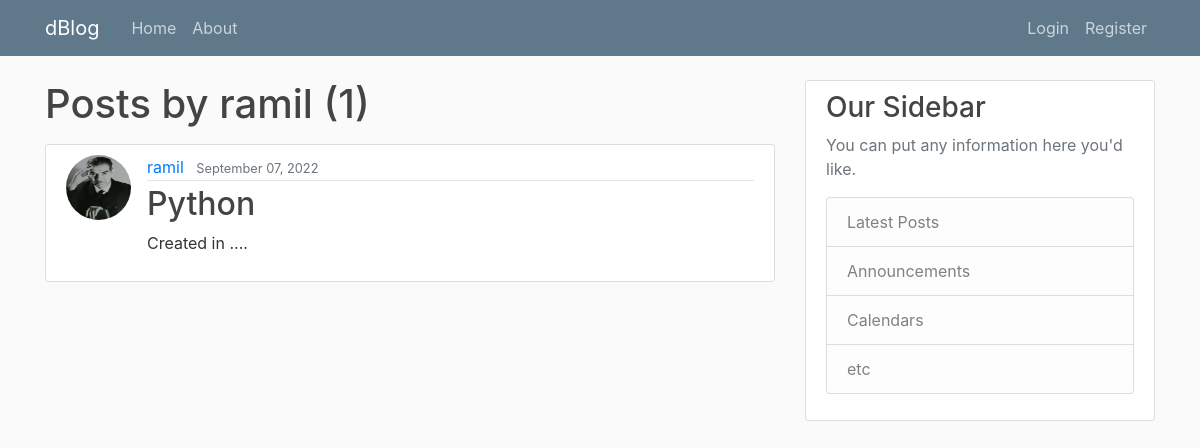
The app's page /user/ramil, older data.
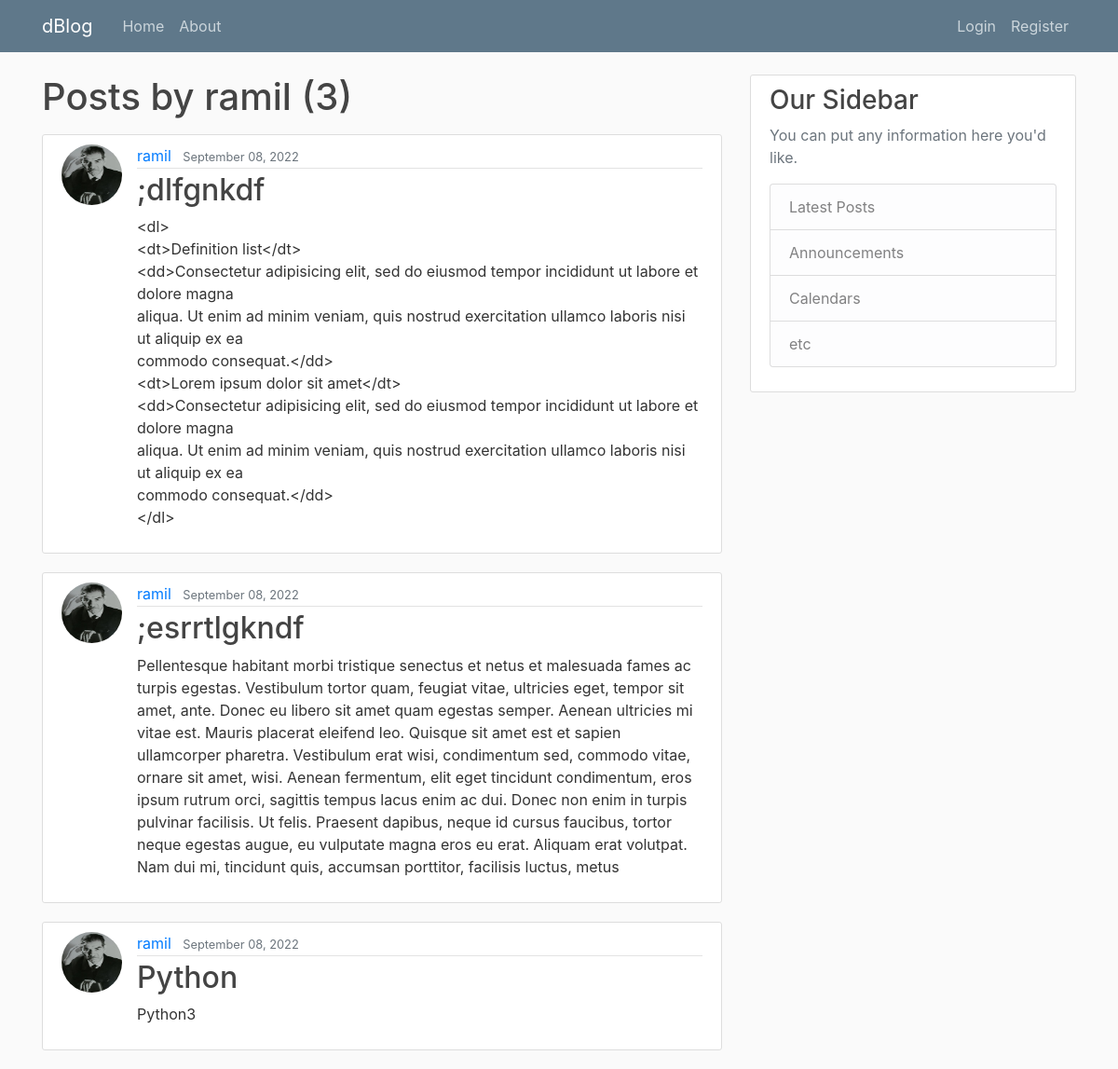
The same page, newer data.
### blog/models.py (models this page shows, shortened)
class Post(models.Model):
    title = models.CharField(max_length=100)
    content = models.TextField()
    date_posted = models.DateTimeField(default=timezone.now)
    author = models.ForeignKey(User, on_delete=models.CASCADE)

class Profile(models.Model):
    user = models.OneToOneField(User, on_delete=models.CASCADE)
    image = models.ImageField(default='default.jpg', upload_to='profile_pics')

### blog/views.py (the view)
# urls.py: path('user/<str:username>', UserPostListView.as_view(), name = 'user-posts'),
class UserPostListView(ListView):
    model = Post
    template_name = 'blog/user_posts.html'
    context_object_name = 'posts'
    paginate_by = 5
    def get_queryset(self):
        user = get_object_or_404(User, username=self.kwargs.get('username'))
        return Post.objects.filter(author=user).order_by('-date_posted')

### blog/templates/blog/user_posts.html (shortened to what this page needs)
{% extends "blog/base.html" %}
{% block content %}
    <h1 class="mb-3">Posts by {{ view.kwargs.username }} ({{ page_obj.paginator.count }})</h1>
    {% for post in posts %}
        <article class="media content-section">
          <img class="rounded-circle article-img" src="{{ post.author.profile.image.url }}">
          <div class="media-body">
            <div class="article-metadata">
              <a class="mr-2" href="{% url 'user-posts' post.author.username %}">{{ post.author }}</a>
              <small class="text-muted">{{ post.date_posted|date:"F d, Y" }}</small>
            </div>
            <h2><a class="article-title" href="{% url 'post-detail' post.id %}">{{ post.title }}</a></h2>
            <p class="article-content">{{ post.content }}</p>
          </div>
        </article>
    {% endfor %}
{% endblock content %}

### blog/templates/blog/base.html (shortened to what this page needs)
{% load static %}
<!DOCTYPE html>
<html lang="en">
<head>
    <link rel="stylesheet" href="https://cdn.jsdelivr.net/npm/bootstrap@4.0.0/dist/css/bootstrap.min.css">
    <link rel="stylesheet" type="text/css" href="{% static 'blog/main.css' %}">
</head>
<body>
    <header class="site-header">
        <nav class="navbar navbar-expand-md navbar-dark bg-steel fixed-top">
          <div class="container">
            <a class="navbar-brand mr-4" href="{% url 'blog-home' %}">dBlog</a>
            <div class="collapse navbar-collapse" id="navbarToggle">
              <div class="navbar-nav mr-auto">
                <a class="nav-item nav-link" href="{% url 'blog-home' %}">Home</a>
                <a class="nav-item nav-link" href="{% url 'blog-about' %}">About</a>
              </div>
              <div class="navbar-nav">
                  {% if user.is_authenticated %}
                  <a class="nav-item nav-link" href="{% url 'post-create' %}">New Post</a>
                  <a class="nav-item nav-link" href="{% url 'blog-profile' %}">Profile</a>
                  <a class="nav-item nav-link" href="{% url 'blog-logout' %}">Logout</a>
                  {% else %}
                  <a class="nav-item nav-link" href="{% url 'blog-login' %}">Login</a>
                  <a class="nav-item nav-link" href="{% url 'blog-register' %}">Register</a>
                {% endif %}
              </div>
            </div>
          </div>
        </nav>
      </header>
      <main role="main" class="container">
        <div class="row">
          <div class="col-md-8">
            {% block content %}{% endblock %}
          </div>
          <div class="col-md-4">
            <div class="content-section">
              <h3>Our Sidebar</h3>
              <p class='text-muted'>You can put any information here you'd like.
                <ul class="list-group">
                  <li class="list-group-item list-group-item-light">Latest Posts</li>
                  <li class="list-group-item list-group-item-light">Announcements</li>
                  <li class="list-group-item list-group-item-light">Calendars</li>
                  <li class="list-group-item list-group-item-light">etc</li>
                </ul>
              </p>
            </div>
          </div>
        </div>
      </main>
</body>
</html>

### blog/static/blog/main.css (style rules this page uses)
body { background: #fafafa; color: #333333; margin-top: 5rem; }
h1, h2, h3, h4, h5, h6 { color: #444444; }
ul { margin: 0; }
.bg-steel { background-color: #5f788a; }
.site-header .navbar-nav .nav-link { color: #cbd5db; }
.content-section { background: #ffffff; padding: 10px 20px; border: 1px solid #dddddd; border-radius: 3px; margin-bottom: 20px; }
.article-title { color: #444444; }
.article-content { white-space: pre-line; }
.article-img { height: 65px; width: 65px; margin-right: 16px; }
.article-metadata { padding-bottom: 1px; margin-bottom: 4px; border-bottom: 1px solid #e3e3e3 }

Row changes from the older to the newer data that the page shows:
removed Post: author.profile.image (picture), author "ramil", date_posted "September 07, 2022", title "Python", content "Created in ...."
added Post: author.profile.image (picture), author "ramil", date_posted "September 08, 2022", title ";dlfgnkdf", content "<dl> <dt>Definition list</dt> <dd>Consectetur adipisicing elit, sed do eiusmod tempor incididunt ut labore et dolore magna aliqua. Ut enim ad minim veniam, quis nostrud exercitation ullamco laboris nisi ut aliquip ex ea commodo consequat.</dd> <dt>Lorem ipsum dolor sit amet</dt> <dd>Consectetur adipisicing elit, sed do eiusmod tempor incididunt ut labore et dolore magna aliqua. Ut enim ad minim veniam, quis nostrud exercitation ullamco laboris nisi ut aliquip ex ea commodo consequat.</dd> </dl>"
added Post: author.profile.image (picture), author "ramil", date_posted "September 08, 2022", title ";esrrtlgkndf", content "Pellentesque habitant morbi tristique senectus et netus et malesuada fames ac turpis egestas. Vestibulum tortor quam, feugiat vitae, ultricies eget, tempor sit amet, ante. Donec eu libero sit amet quam egestas semper. Aenean ultricies mi vitae est. Mauris placerat eleifend leo. Quisque sit amet est et sapien ullamcorper pharetra. Vestibulum erat wisi, condimentum sed, commodo vitae, ornare sit amet, wisi. Aenean fermentum, elit eget tincidunt condimentum, eros ipsum rutrum orci, sagittis tempus lacus enim ac dui. Donec non enim in turpis pulvinar facilisis. Ut felis. Praesent dapibus, neque id cursus faucibus, tortor neque egestas augue, eu vulputate magna eros eu erat. Aliquam erat…"
added Post: author.profile.image (picture), author "ramil", date_posted "September 08, 2022", title "Python", content "Python3"
Text that changed along with them:
{{ page_obj.paginator.count }}: "1" → "3"
